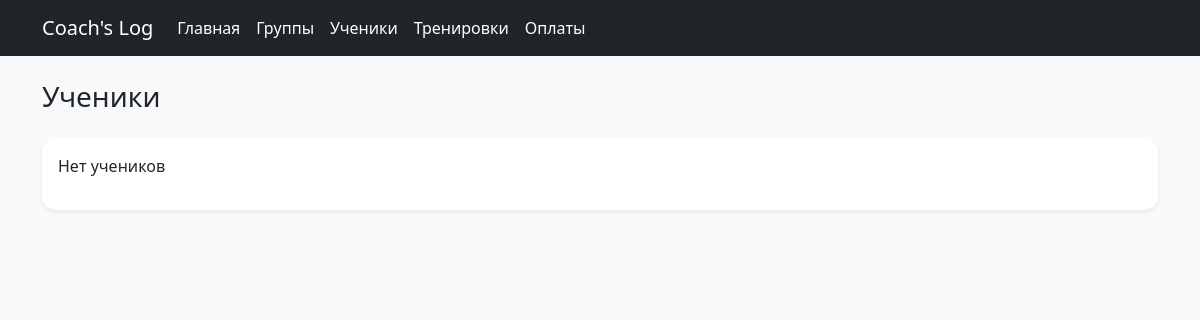
Page /students-page on the earlier database version.
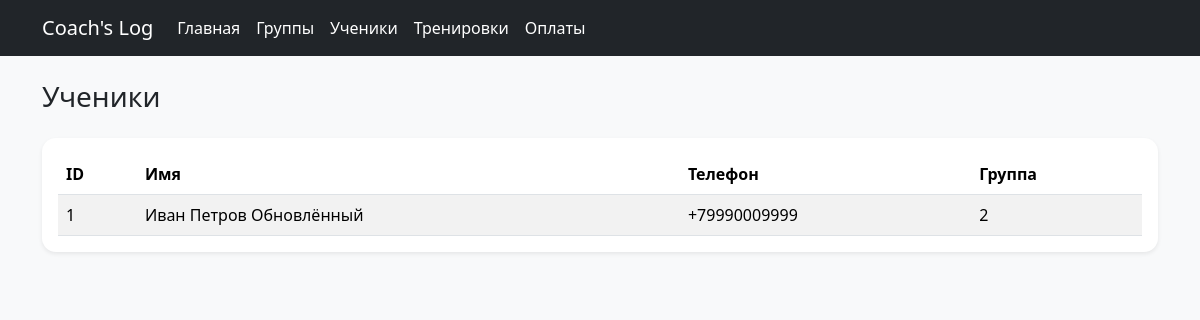
Same page on the later database version.
### app/models/student.py (models this page shows)
class Student(Base):
    __tablename__ = "students"
    id: Mapped[int] = mapped_column(primary_key=True, index=True)
    full_name: Mapped[str] = mapped_column(String(255), nullable=False)
    phone: Mapped[str | None] = mapped_column(String(30), nullable=True)
    group_id: Mapped[int] = mapped_column(ForeignKey("groups.id"), nullable=False)
    group: Mapped["Group"] = relationship(back_populates="students")
    attendances: Mapped[list["Attendance"]] = relationship(
        back_populates="student",
        cascade="all, delete-orphan"
    )
    payments: Mapped[list["Payment"]] = relationship(
        back_populates="student",
        cascade="all, delete-orphan"
    )

### app/routers/pages.py (the view)
@router.get("/students-page", response_class=HTMLResponse)
def students_page(request: Request, db: Session = Depends(get_db)):
    students = db.query(Student).order_by(Student.id).all()
    return templates.TemplateResponse(
        request=request,
        name="students/list.html",
        context={
            "request": request,
            "students": students,
        },
    )

### app/templates/students/list.html (shortened to what this page needs)
{% extends "base.html" %}
{% block content %}
<h1 class="h3 mb-4">Ученики</h1>
<div class="card shadow-sm">
    <div class="card-body">
        {% if students %}
        <div class="table-responsive">
            <table class="table table-striped">
                <thead>
                    <tr>
                        <th>ID</th>
                        <th>Имя</th>
                        <th>Телефон</th>
                        <th>Группа</th>
                    </tr>
                </thead>
                <tbody>
                    {% for s in students %}
                    <tr>
                        <td>{{ s.id }}</td>
                        <td>{{ s.full_name }}</td>
                        <td>{{ s.phone }}</td>
                        <td>{{ s.group_id }}</td>
                    </tr>
                    {% endfor %}
                </tbody>
            </table>
        </div>
        {% else %}
        <p>Нет учеников</p>
        {% endif %}
    </div>
</div>
{% endblock %}

Differences in the rows shown:
added Student: id "1", full_name "Иван Петров Обновлённый", phone "+79990009999", group_id "2"
Other differences:
text no longer shown: "Нет учеников"
text now shown: "ID Имя Телефон Группа"
